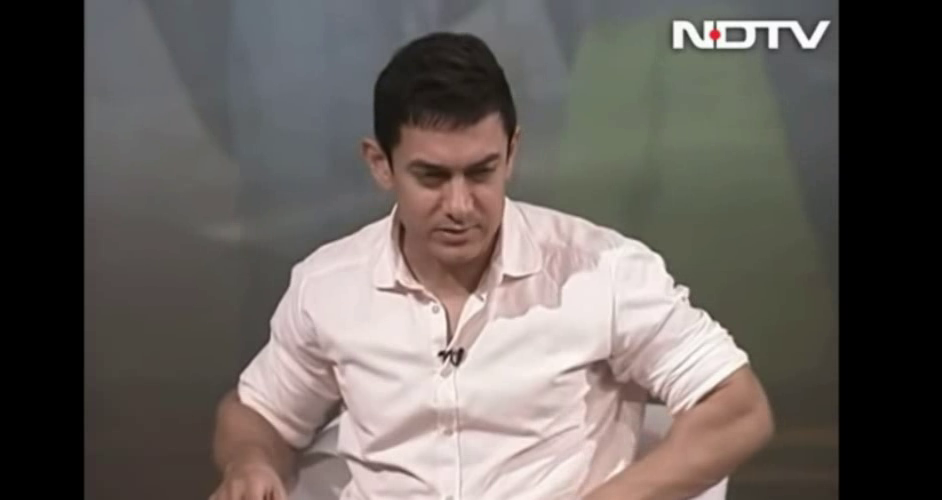
#> input picture frame 30 of RAFT/core/videos/sample.mp4, 942 x 500 px
$ jupyter execute Untitled.ipynb
#> lines starting #> are read from the running program, lines starting #| are printed output that depends on the picture
[cell 1]
import cv2
import numpy as np

[cell 2]
cap = cv2.VideoCapture('sample.mp4')

fourcc = cv2.VideoWriter_fourcc(*'XVID')

size = (640,360)
fps = 30
out = cv2.VideoWriter('output1.avi',cv2.VideoWriter_fourcc('M','J','P','G'),fps,size)

while True:
    ret, frame = cap.read()
#> frame is the input picture: shape (500, 942, 3); mean B, G, R 92.4, 96.5, 103.2
    if ret == True:
        frame = cv2.resize(frame,size)
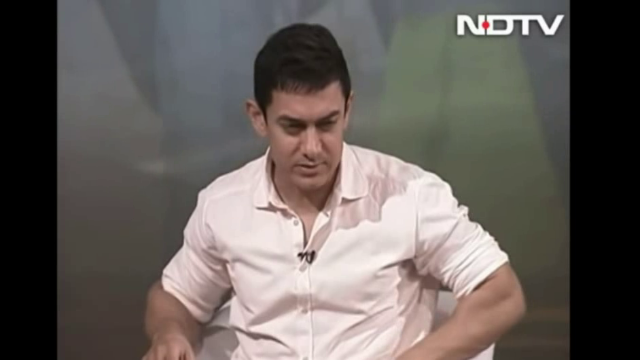
#> frame: shape (360, 640, 3); mean B, G, R 92.3, 96.4, 103.1
        out.write(frame)
    else:
        break

cap.release()
out.release()
cv2.destroyAllWindows()


$ run again, starting later in the video
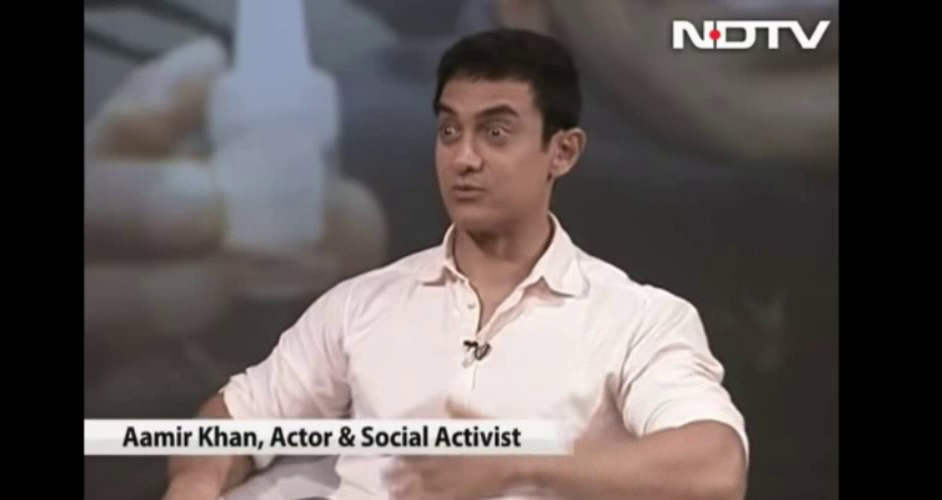
#> input picture frame 136 of RAFT/core/videos/sample.mp4, 942 x 500 px
#> frame is the input picture: shape (500, 942, 3); mean B, G, R 89.3, 90.4, 97.8
#> `frame = cv2.resize(frame,size)`:
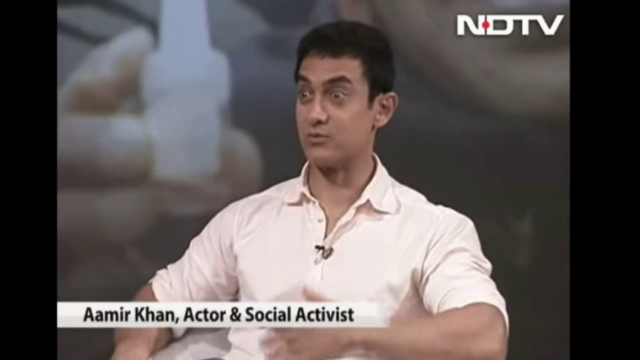
#> frame: shape (360, 640, 3); mean B, G, R 89.2, 90.3, 97.7

$ run again, starting later in the video
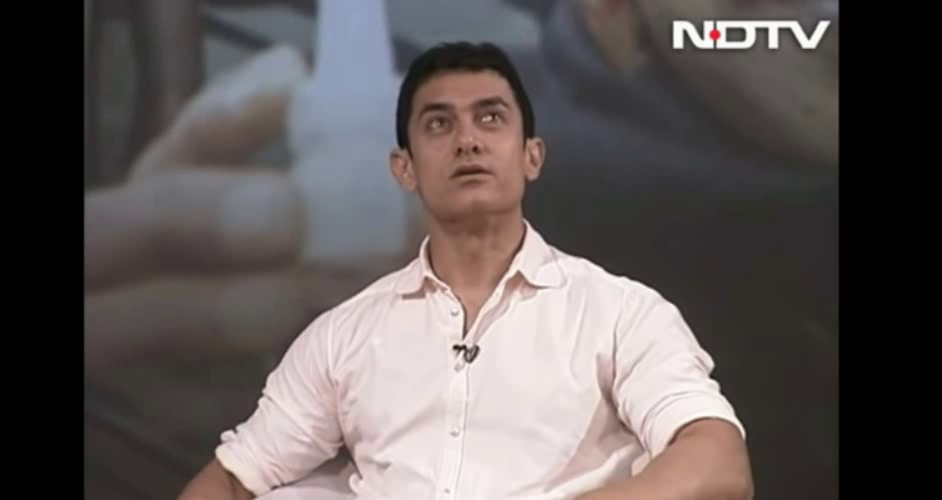
#> input picture frame 242 of RAFT/core/videos/sample.mp4, 942 x 500 px
#> frame is the input picture: shape (500, 942, 3); mean B, G, R 88.5, 89.3, 96.2
#> `frame = cv2.resize(frame,size)`:
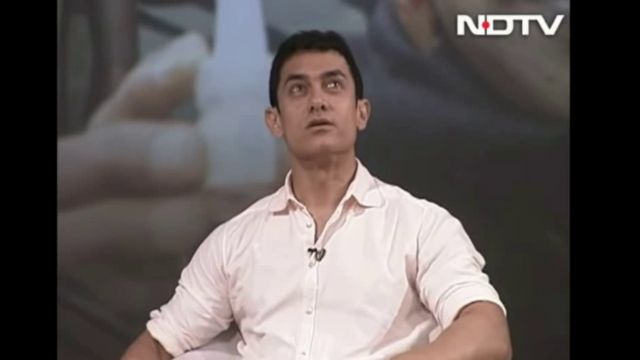
#> frame: shape (360, 640, 3); mean B, G, R 88.5, 89.3, 96.1
